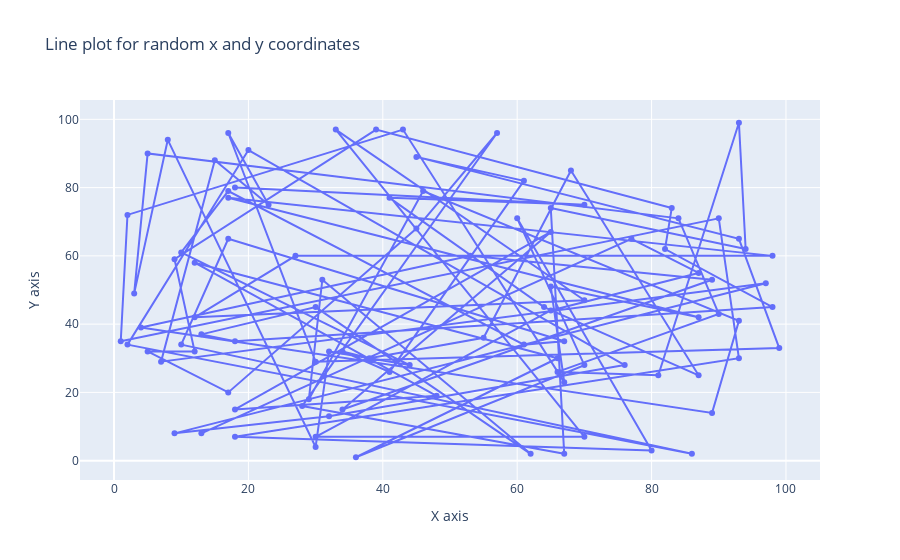
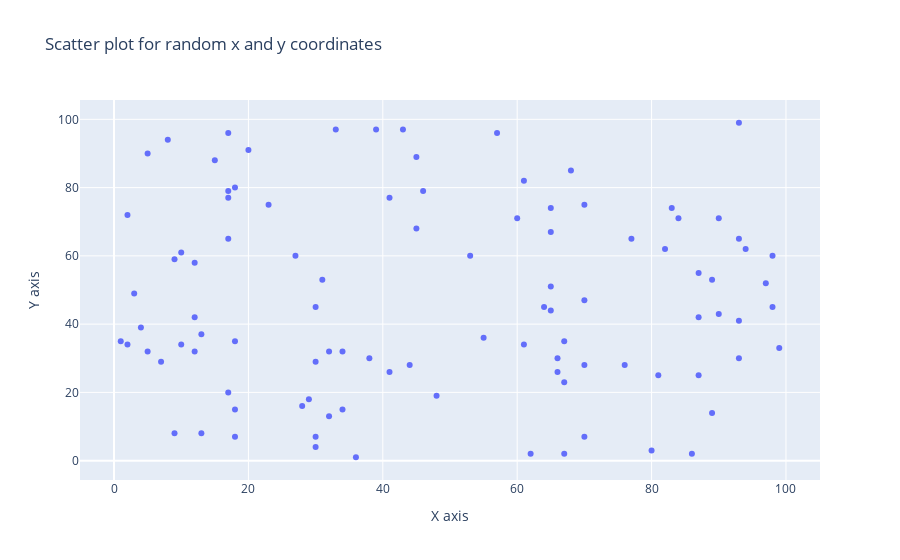

The notebook cell saved with these charts, in order:
### Code cell
# 2 Draw line and scatter plot for 100 x and y coordinates

x = np.random.randint(1, 100, size = 100)
y = np.random.randint(1, 100, size = 100)

# Line chart
fig = px.line(x=x, y=y, title="Line plot for random x and y coordinates",
              labels={'x':'X axis', 'y':'Y axis'}, markers=True)
fig.show()

# Scatter plot
fig = px.scatter(x=x, y=y, title="Scatter plot for random x and y coordinates",
                 labels={'x':'X axis', 'y':'Y axis'})
fig.show()

### Figure 1 — Plotly figure (JSON) as saved in the notebook; plotly's stock layout.template omitted (floating-point values rounded to 4 significant figures)
{"data": [{"hovertemplate": "X axis=%{x}<br>Y axis=%{y}<extra></extra>", "legendgroup": "", "line": {"color": "#636efa", "dash": "solid"}, "marker": {"symbol": "circle"}, "mode": "lines+markers", "name": "", "orientation": "v", "showlegend": false, "type": "scatter", "x": [18, 70, 41, 64, 87, 68, 55, 38, 34, 41, 61, 45, 93, 99, 30, 17, 23, 15, 7, 97, 9, 32, 76, 20, 2, 86, 10, 17, 67, 61, 17, 10, 44, 32, 30, 8, 3, 5, 84, 90, 66, 81, 93, 94, 65, 67, 28, 57, 45, 17, 5, 12, 9, 39, 83, 82, 98, 18, 13, 30, 62, 31, 29, 46, 93, 89, 4, 53, 89, 34, 65, 18, 48, 12, 66, 36, 70, 60, 80, 18, 93, 90, 1, 2, 43, 67, 65, 87, 17, 98, 27, 12, 70, 33, 70, 30, 65, 87, 77, 13], "xaxis": "x", "y": [80, 75, 77, 45, 25, 85, 36, 30, 32, 26, 82, 89, 65, 33, 29, 96, 75, 88, 29, 52, 8, 13, 28, 91, 34, 2, 34, 65, 35, 34, 79, 61, 28, 32, 4, 94, 49, 90, 71, 43, 26, 25, 99, 62, 74, 2, 16, 96, 68, 20, 32, 32, 59, 97, 74, 62, 45, 35, 37, 45, 2, 53, 18, 79, 41, 14, 39, 60, 53, 15, 67, 15, 19, 58, 30, 1, 28, 71, 3, 7, 30, 71, 35, 72, 97, 23, 51, 42, 77, 60, 60, 42, 47, 97, 7, 7, 44, 55, 65, 8], "yaxis": "y"}], "layout": {"legend": {"tracegroupgap": 0}, "title": {"text": "Line plot for random x and y coordinates"}, "xaxis": {"anchor": "y", "domain": [0, 1], "title": {"text": "X axis"}}, "yaxis": {"anchor": "x", "domain": [0, 1], "title": {"text": "Y axis"}}}}

### Figure 2 — Plotly figure (JSON) as saved in the notebook; plotly's stock layout.template omitted (floating-point values rounded to 4 significant figures)
{"data": [{"hovertemplate": "X axis=%{x}<br>Y axis=%{y}<extra></extra>", "legendgroup": "", "marker": {"color": "#636efa", "symbol": "circle"}, "mode": "markers", "name": "", "orientation": "v", "showlegend": false, "type": "scatter", "x": [18, 70, 41, 64, 87, 68, 55, 38, 34, 41, 61, 45, 93, 99, 30, 17, 23, 15, 7, 97, 9, 32, 76, 20, 2, 86, 10, 17, 67, 61, 17, 10, 44, 32, 30, 8, 3, 5, 84, 90, 66, 81, 93, 94, 65, 67, 28, 57, 45, 17, 5, 12, 9, 39, 83, 82, 98, 18, 13, 30, 62, 31, 29, 46, 93, 89, 4, 53, 89, 34, 65, 18, 48, 12, 66, 36, 70, 60, 80, 18, 93, 90, 1, 2, 43, 67, 65, 87, 17, 98, 27, 12, 70, 33, 70, 30, 65, 87, 77, 13], "xaxis": "x", "y": [80, 75, 77, 45, 25, 85, 36, 30, 32, 26, 82, 89, 65, 33, 29, 96, 75, 88, 29, 52, 8, 13, 28, 91, 34, 2, 34, 65, 35, 34, 79, 61, 28, 32, 4, 94, 49, 90, 71, 43, 26, 25, 99, 62, 74, 2, 16, 96, 68, 20, 32, 32, 59, 97, 74, 62, 45, 35, 37, 45, 2, 53, 18, 79, 41, 14, 39, 60, 53, 15, 67, 15, 19, 58, 30, 1, 28, 71, 3, 7, 30, 71, 35, 72, 97, 23, 51, 42, 77, 60, 60, 42, 47, 97, 7, 7, 44, 55, 65, 8], "yaxis": "y"}], "layout": {"legend": {"tracegroupgap": 0}, "title": {"text": "Scatter plot for random x and y coordinates"}, "xaxis": {"anchor": "y", "domain": [0, 1], "title": {"text": "X axis"}}, "yaxis": {"anchor": "x", "domain": [0, 1], "title": {"text": "Y axis"}}}}
